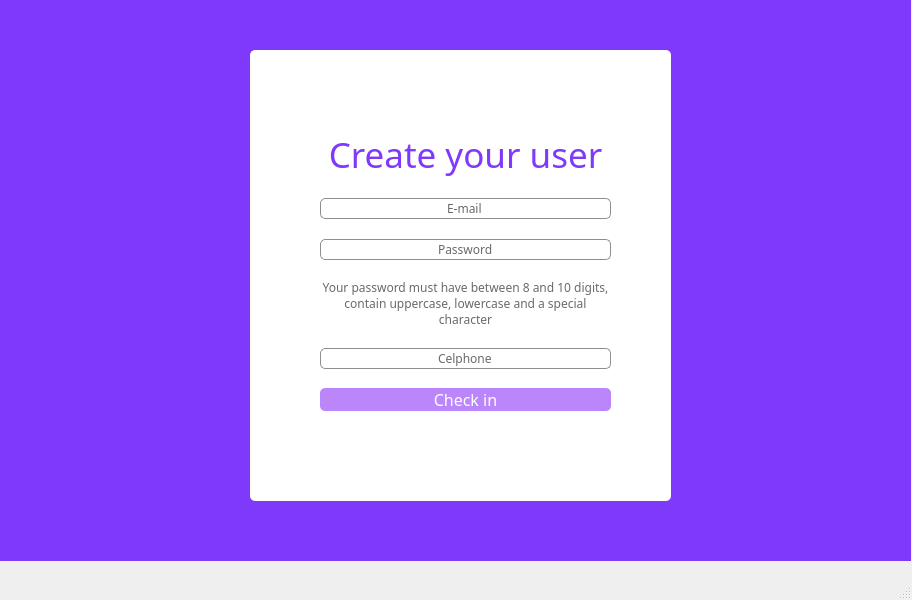
<?xml version="1.0" encoding="UTF-8"?>
<ui version="4.0">
 <class>MainWindow</class>
 <widget class="QMainWindow" name="MainWindow">
  <property name="geometry">
   <rect>
    <x>0</x>
    <y>0</y>
    <width>912</width>
    <height>600</height>
   </rect>
  </property>
  <property name="windowTitle">
   <string>MainWindow</string>
  </property>
  <widget class="QWidget" name="centralwidget">
   <widget class="QWidget" name="widget" native="true">
    <property name="geometry">
     <rect>
      <x>0</x>
      <y>0</y>
      <width>911</width>
      <height>561</height>
     </rect>
    </property>
    <property name="styleSheet">
     <string notr="true">background-color: rgb(127, 57, 251);</string>
    </property>
    <widget class="QFrame" name="frame">
     <property name="geometry">
      <rect>
       <x>250</x>
       <y>50</y>
       <width>421</width>
       <height>451</height>
      </rect>
     </property>
     <property name="styleSheet">
      <string notr="true">background-color: rgb(255, 255, 255);
border-radius: 5px;</string>
     </property>
     <property name="frameShape">
      <enum>QFrame::StyledPanel</enum>
     </property>
     <property name="frameShadow">
      <enum>QFrame::Raised</enum>
     </property>
     <widget class="QWidget" name="layoutWidget">
      <property name="geometry">
       <rect>
        <x>70</x>
        <y>80</y>
        <width>291</width>
        <height>281</height>
       </rect>
      </property>
      <layout class="QVBoxLayout" name="verticalLayout">
       <item>
        <widget class="QLabel" name="label">
         <property name="font">
          <font>
           <family>Bahnschrift</family>
           <pointsize>26</pointsize>
          </font>
         </property>
         <property name="styleSheet">
          <string notr="true">color: qlineargradient(spread:pad, x1:0, y1:0, x2:0, y2:1, stop:0 rgba(255, 255, 255, 255), stop:0.495 rgba(255, 255, 255, 255), stop:0.505 rgba(255, 0, 0, 255), stop:1 rgba(255, 0, 0, 255));

color: rgb(127, 57, 251);</string>
         </property>
         <property name="text">
          <string>Create your user</string>
         </property>
         <property name="alignment">
          <set>Qt::AlignCenter</set>
         </property>
        </widget>
       </item>
       <item>
        <spacer name="verticalSpacer">
         <property name="orientation">
          <enum>Qt::Vertical</enum>
         </property>
         <property name="sizeHint" stdset="0">
          <size>
           <width>20</width>
           <height>40</height>
          </size>
         </property>
        </spacer>
       </item>
       <item>
        <widget class="QLineEdit" name="crearusuario">
         <property name="font">
          <font>
           <family>Bahnschrift Light SemiCondensed</family>
          </font>
         </property>
         <property name="styleSheet">
          <string notr="true">background-color: rgb(255, 255, 255);
border-radius: 5px;
border: 1px solid  rgb(143, 142, 142);
color: rgb(107, 105, 105);</string>
         </property>
         <property name="text">
          <string>E-mail</string>
         </property>
         <property name="alignment">
          <set>Qt::AlignCenter</set>
         </property>
        </widget>
       </item>
       <item>
        <spacer name="verticalSpacer_2">
         <property name="orientation">
          <enum>Qt::Vertical</enum>
         </property>
         <property name="sizeHint" stdset="0">
          <size>
           <width>20</width>
           <height>40</height>
          </size>
         </property>
        </spacer>
       </item>
       <item>
        <widget class="QLineEdit" name="crearcontrasena">
         <property name="font">
          <font>
           <family>Bahnschrift Light SemiCondensed</family>
          </font>
         </property>
         <property name="styleSheet">
          <string notr="true">background-color: rgb(255, 255, 255);
border-radius: 5px;
border: 1px solid  rgb(143, 142, 142);
color: rgb(107, 105, 105);</string>
         </property>
         <property name="text">
          <string>Password</string>
         </property>
         <property name="alignment">
          <set>Qt::AlignCenter</set>
         </property>
        </widget>
       </item>
       <item>
        <spacer name="verticalSpacer_3">
         <property name="orientation">
          <enum>Qt::Vertical</enum>
         </property>
         <property name="sizeHint" stdset="0">
          <size>
           <width>20</width>
           <height>40</height>
          </size>
         </property>
        </spacer>
       </item>
       <item>
        <widget class="QLabel" name="label_2">
         <property name="font">
          <font>
           <family>Bahnschrift Light SemiCondensed</family>
           <pointsize>9</pointsize>
          </font>
         </property>
         <property name="styleSheet">
          <string notr="true">color: rgb(107, 105, 105);</string>
         </property>
         <property name="text">
          <string>Your password must have between 8 and 10 digits, contain uppercase, lowercase and a special character</string>
         </property>
         <property name="alignment">
          <set>Qt::AlignCenter</set>
         </property>
         <property name="wordWrap">
          <bool>true</bool>
         </property>
        </widget>
       </item>
       <item>
        <spacer name="verticalSpacer_4">
         <property name="orientation">
          <enum>Qt::Vertical</enum>
         </property>
         <property name="sizeHint" stdset="0">
          <size>
           <width>20</width>
           <height>40</height>
          </size>
         </property>
        </spacer>
       </item>
       <item>
        <widget class="QLineEdit" name="numcel">
         <property name="font">
          <font>
           <family>Bahnschrift Light SemiCondensed</family>
          </font>
         </property>
         <property name="styleSheet">
          <string notr="true">background-color: rgb(255, 255, 255);
border-radius: 5px;
border: 1px solid  rgb(143, 142, 142);
color: rgb(107, 105, 105);</string>
         </property>
         <property name="text">
          <string>Celphone</string>
         </property>
         <property name="alignment">
          <set>Qt::AlignCenter</set>
         </property>
        </widget>
       </item>
       <item>
        <spacer name="verticalSpacer_5">
         <property name="orientation">
          <enum>Qt::Vertical</enum>
         </property>
         <property name="sizeHint" stdset="0">
          <size>
           <width>20</width>
           <height>40</height>
          </size>
         </property>
        </spacer>
       </item>
       <item>
        <widget class="QPushButton" name="registrar">
         <property name="font">
          <font>
           <family>Bahnschrift SemiLight</family>
           <pointsize>12</pointsize>
           <weight>50</weight>
           <italic>false</italic>
           <bold>false</bold>
          </font>
         </property>
         <property name="styleSheet">
          <string notr="true">font: 63 16pt &quot;Bahnschrift SemiBold SemiConden&quot;;
font: 16pt &quot;Bahnschrift SemiLight Condensed&quot;;
font: 25 16pt &quot;Bahnschrift Light SemiCondensed&quot;;
font: 25 16pt &quot;Bahnschrift Light SemiCondensed&quot;;
font: 12pt &quot;Bahnschrift SemiLight&quot;;
color: white;
border-radius: 5px;
background-color: rgb(187, 134, 252);</string>
         </property>
         <property name="text">
          <string>Check in</string>
         </property>
        </widget>
       </item>
      </layout>
     </widget>
    </widget>
   </widget>
  </widget>
  <widget class="QMenuBar" name="menubar">
   <property name="geometry">
    <rect>
     <x>0</x>
     <y>0</y>
     <width>912</width>
     <height>21</height>
    </rect>
   </property>
  </widget>
  <widget class="QStatusBar" name="statusbar"/>
 </widget>
 <resources/>
 <connections/>
</ui>
